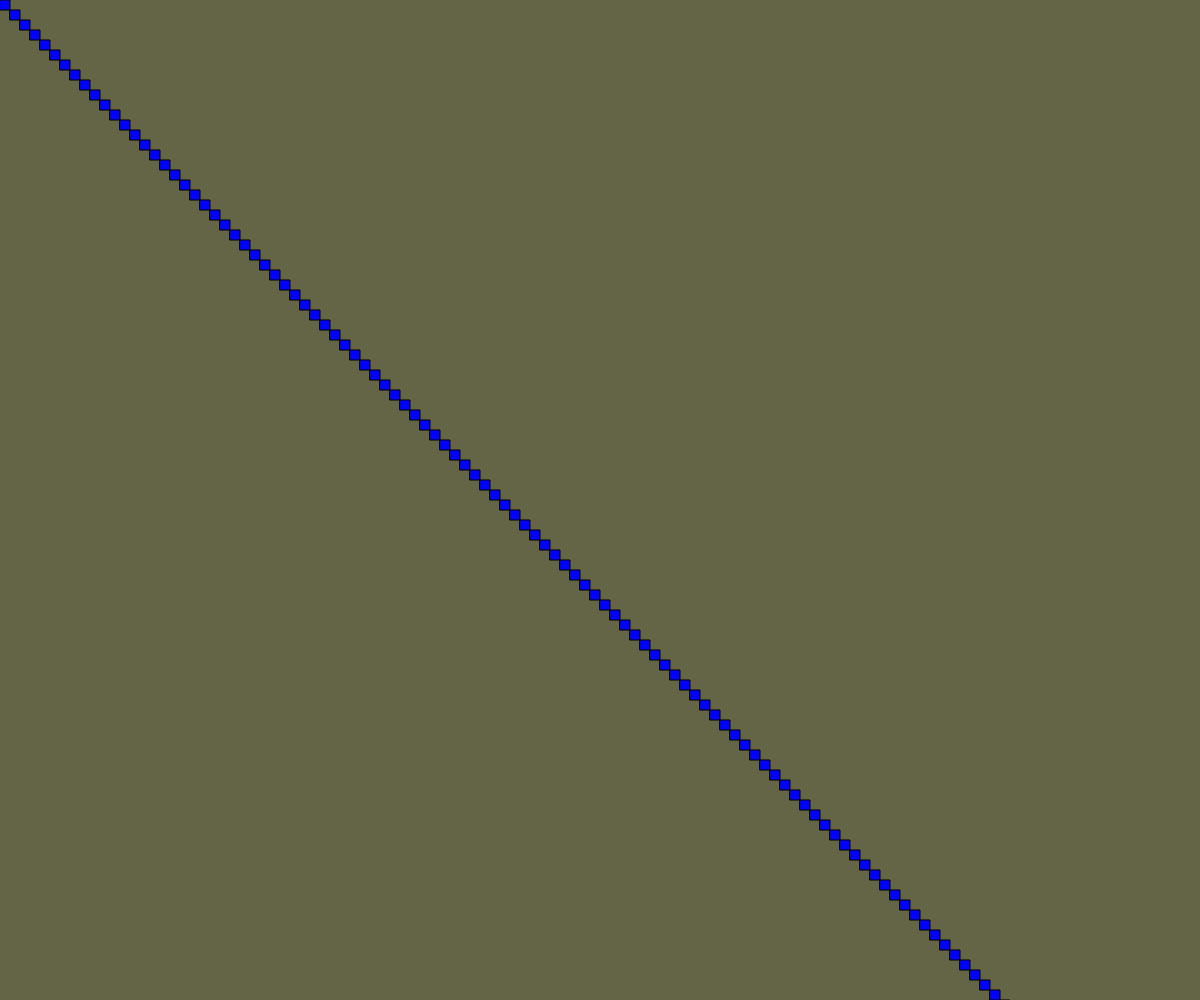
Frame 1 (no input)
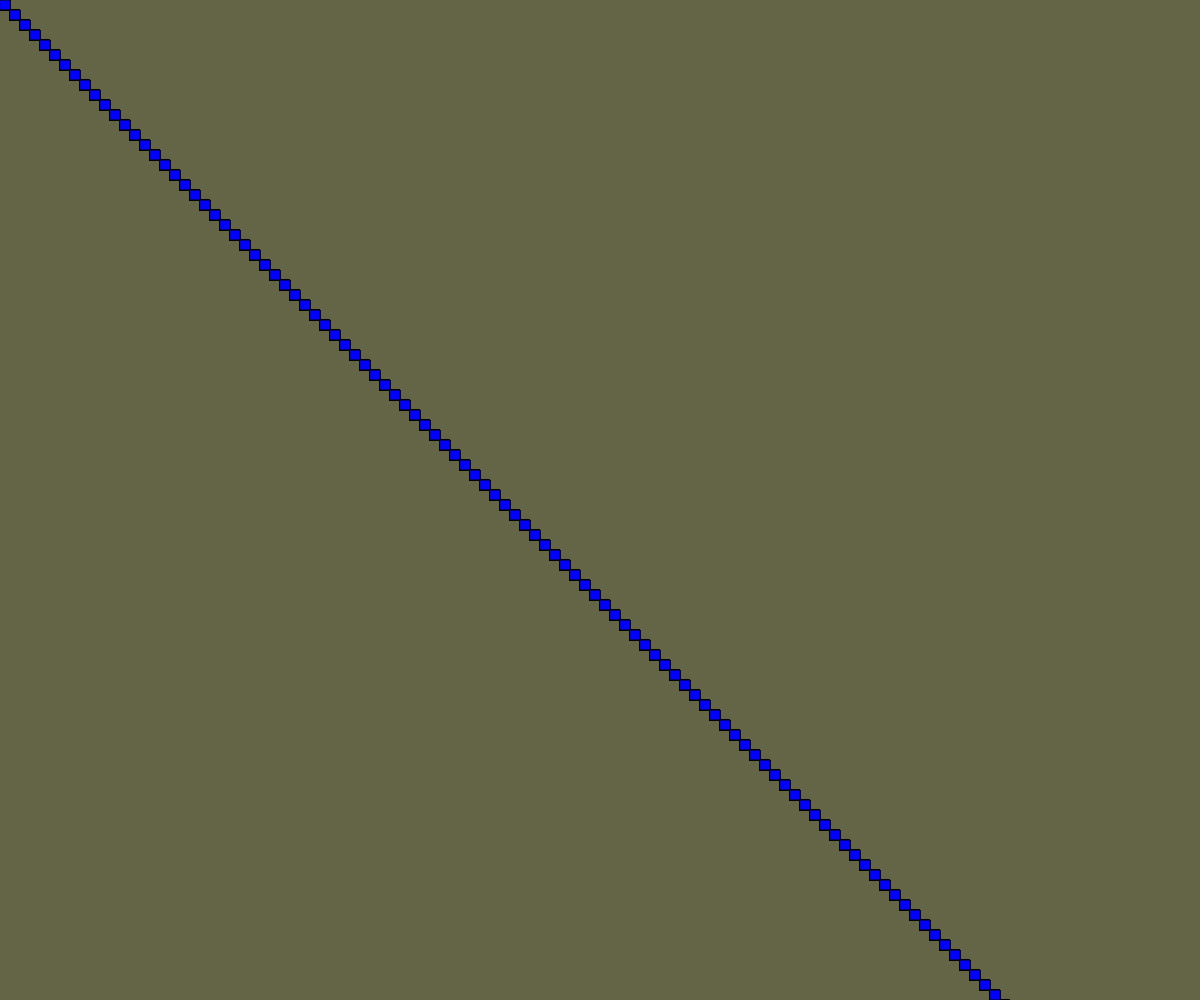
Frame 60 (no input)
Frame 120 (the mouse pressed at the canvas centre since frame 60): identical to frame 60, image omitted

The p5.js sketch that drew these frames (run headless with seeded random() and noise() and a simulated clock; from frame 60 on, the mouse is pressed at the canvas centre):

// p5.js sketch
// ── sketch.js

function setup() {
  // put setup code here
createCanvas(windowWidth,windowHeight);
background(100,100,70);

}

function draw() {
  //Put draw code here
for (let counter = 0; counter < width; counter = counter + 10){
  fill(0,0,255);
  rect(counter,counter, 10);
}
}
